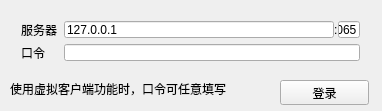
<?xml version="1.0" encoding="UTF-8"?>
<ui version="4.0">
 <class>MainWindow</class>
 <widget class="QMainWindow" name="MainWindow">
  <property name="geometry">
   <rect>
    <x>0</x>
    <y>0</y>
    <width>382</width>
    <height>111</height>
   </rect>
  </property>
  <property name="windowTitle">
   <string>MainWindow</string>
  </property>
  <widget class="QWidget" name="centralWidget">
   <widget class="QPushButton" name="pushButton_login">
    <property name="geometry">
     <rect>
      <x>280</x>
      <y>80</y>
      <width>89</width>
      <height>25</height>
     </rect>
    </property>
    <property name="text">
     <string>登录</string>
    </property>
   </widget>
   <widget class="QWidget" name="formLayoutWidget">
    <property name="geometry">
     <rect>
      <x>10</x>
      <y>10</y>
      <width>361</width>
      <height>62</height>
     </rect>
    </property>
    <layout class="QFormLayout" name="formLayout">
     <item row="0" column="0">
      <widget class="QLabel" name="label_2">
       <property name="text">
        <string>服务器</string>
       </property>
      </widget>
     </item>
     <item row="0" column="1">
      <layout class="QHBoxLayout" name="horizontalLayout" stretch="16,0,1">
       <property name="spacing">
        <number>0</number>
       </property>
       <property name="leftMargin">
        <number>0</number>
       </property>
       <property name="topMargin">
        <number>0</number>
       </property>
       <property name="rightMargin">
        <number>0</number>
       </property>
       <property name="bottomMargin">
        <number>0</number>
       </property>
       <item>
        <widget class="QLineEdit" name="lineEdit_host">
         <property name="text">
          <string>127.0.0.1</string>
         </property>
        </widget>
       </item>
       <item>
        <widget class="QLabel" name="label_3">
         <property name="text">
          <string>:</string>
         </property>
        </widget>
       </item>
       <item>
        <widget class="QLineEdit" name="lineEdit_port">
         <property name="text">
          <string>39065</string>
         </property>
        </widget>
       </item>
      </layout>
     </item>
     <item row="1" column="0">
      <widget class="QLabel" name="label">
       <property name="text">
        <string>口令</string>
       </property>
      </widget>
     </item>
     <item row="1" column="1">
      <widget class="QLineEdit" name="lineEdit_key"/>
     </item>
    </layout>
   </widget>
   <widget class="QLabel" name="label_4">
    <property name="geometry">
     <rect>
      <x>10</x>
      <y>80</y>
      <width>231</width>
      <height>17</height>
     </rect>
    </property>
    <property name="font">
     <font>
      <pointsize>9</pointsize>
     </font>
    </property>
    <property name="text">
     <string>使用虚拟客户端功能时，口令可任意填写</string>
    </property>
   </widget>
  </widget>
 </widget>
 <layoutdefault spacing="6" margin="11"/>
 <resources/>
 <connections/>
</ui>
